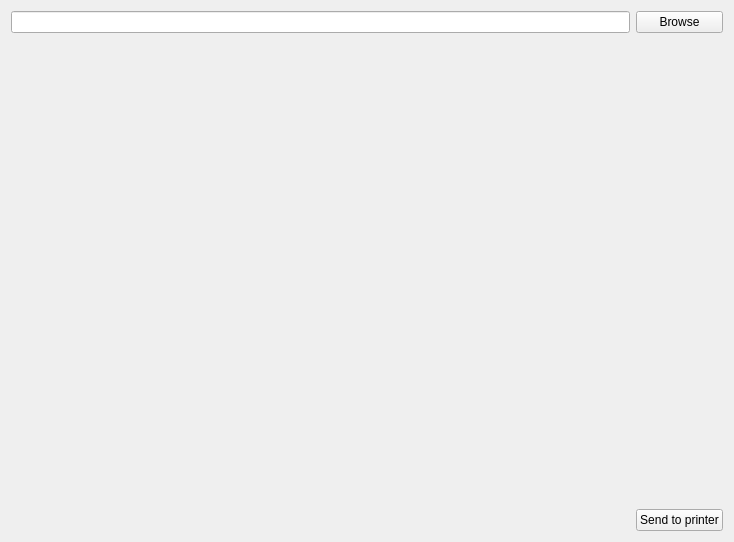
<?xml version="1.0" encoding="UTF-8"?>
<ui version="4.0">
 <class>ImagePrint</class>
 <widget class="QWidget" name="ImagePrint">
  <property name="geometry">
   <rect>
    <x>0</x>
    <y>0</y>
    <width>734</width>
    <height>542</height>
   </rect>
  </property>
  <property name="windowTitle">
   <string>Image print</string>
  </property>
  <property name="windowIcon">
   <iconset>
    <normaloff>dpu414.ico</normaloff>dpu414.ico</iconset>
  </property>
  <layout class="QGridLayout" name="gridLayout">
   <item row="0" column="0">
    <widget class="QLineEdit" name="lineImagePath">
     <property name="toolTip">
      <string>&lt;html&gt;&lt;head/&gt;&lt;body&gt;&lt;p&gt;&lt;br/&gt;&lt;/p&gt;&lt;/body&gt;&lt;/html&gt;</string>
     </property>
     <property name="whatsThis">
      <string>&lt;html&gt;&lt;head/&gt;&lt;body&gt;&lt;p&gt;&lt;br/&gt;&lt;/p&gt;&lt;/body&gt;&lt;/html&gt;</string>
     </property>
     <property name="text">
      <string/>
     </property>
    </widget>
   </item>
   <item row="0" column="1">
    <widget class="QPushButton" name="btnBrowse">
     <property name="text">
      <string>Browse</string>
     </property>
    </widget>
   </item>
   <item row="1" column="0" colspan="2">
    <widget class="QLabel" name="labelPreview">
     <property name="text">
      <string/>
     </property>
     <property name="scaledContents">
      <bool>false</bool>
     </property>
    </widget>
   </item>
   <item row="2" column="1">
    <widget class="QPushButton" name="btnPrintImage">
     <property name="text">
      <string>Send to printer</string>
     </property>
    </widget>
   </item>
  </layout>
 </widget>
 <resources/>
 <connections/>
</ui>
